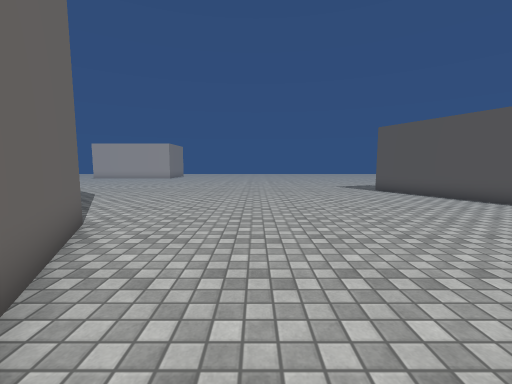
[1] (above)

16 first-person views from a walk through a Unity game level. The camera is 1.3 m above the floor, tilts 6° down and sees 90° across. The floor is counted in squares, 1 m on a side. Each view is taken from the middle of a square. On the plan, view 1 faces up. The plan holds only what a view shows up to about 13 squares ahead; the rest is blank. The place goes on beyond the plan. The player is left out. Door leaves are left out, so doorways stand open. Some surface patterns are stand-ins.

[2]
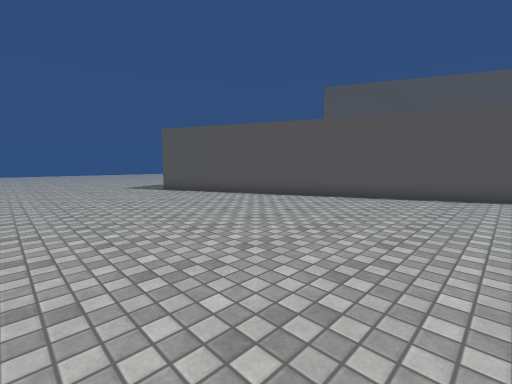

[3]
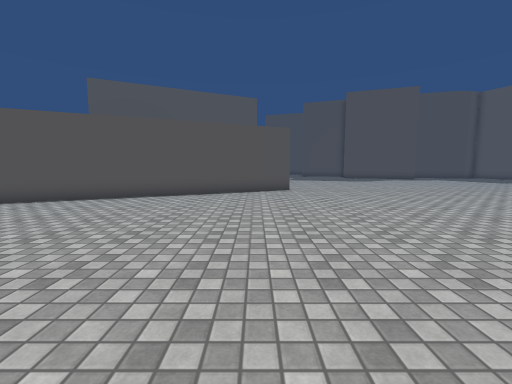

[4]
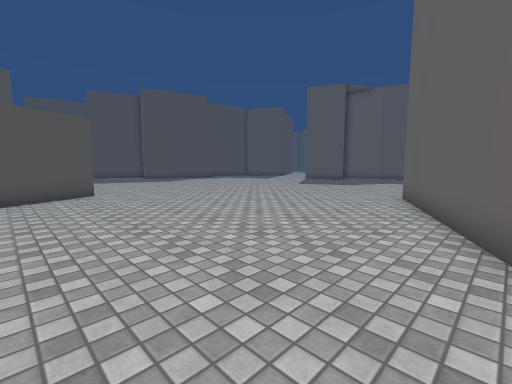

[5]
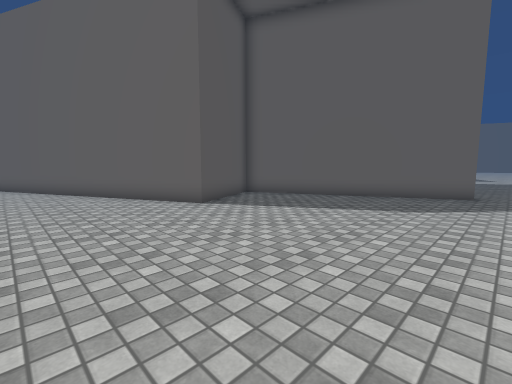

[6]
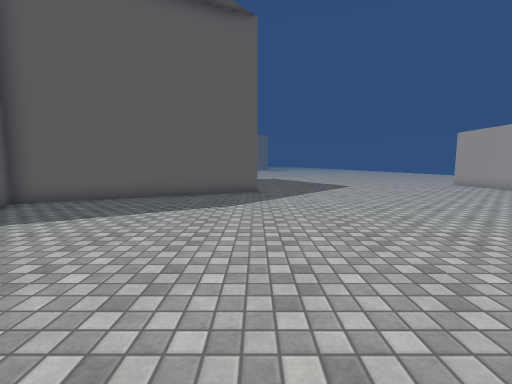

[7]
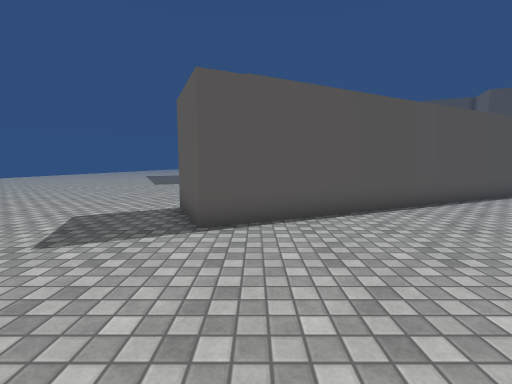

[8]
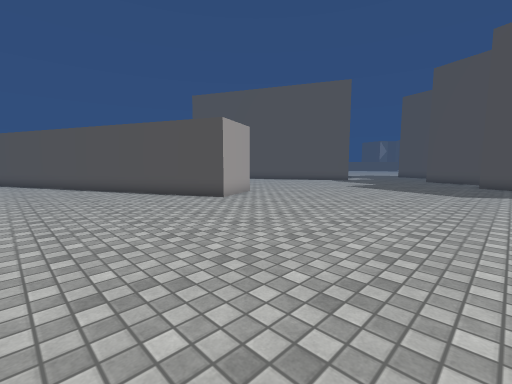

[9]
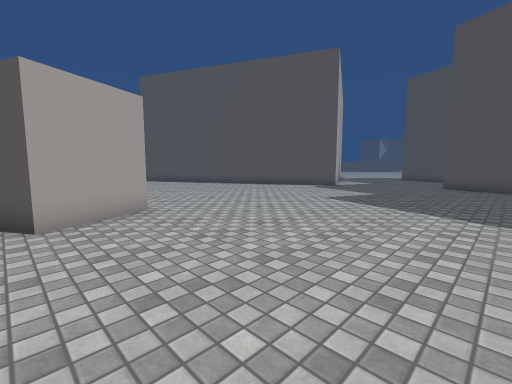

[10]
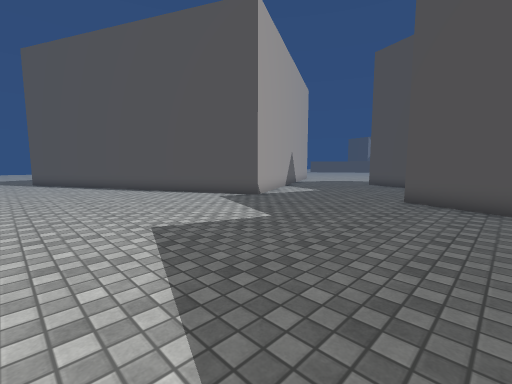

[11]
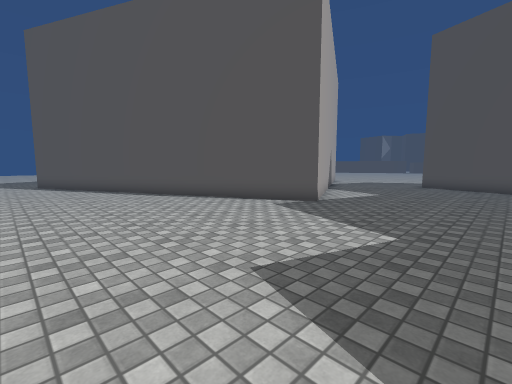

[12]
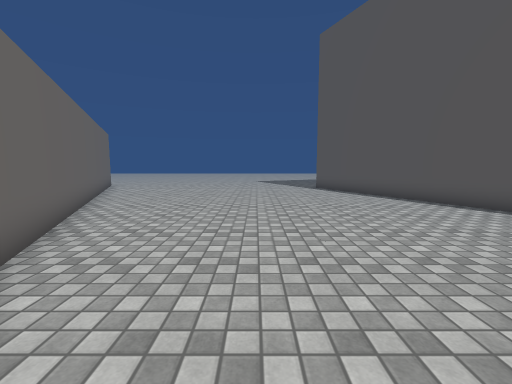

[13]
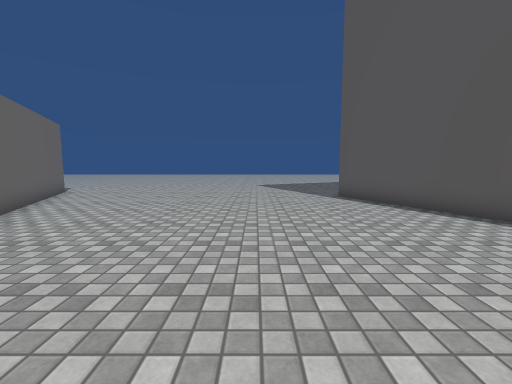

[14]
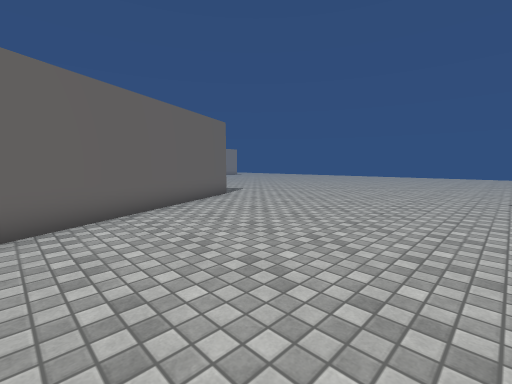

[15]
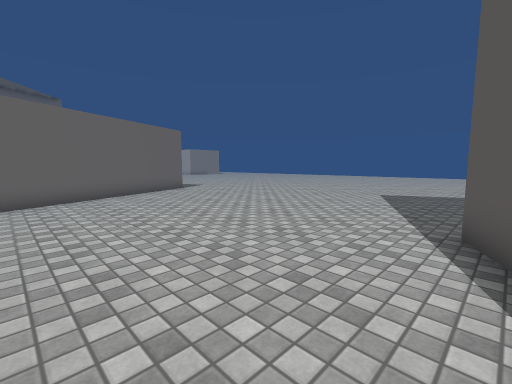

[16]
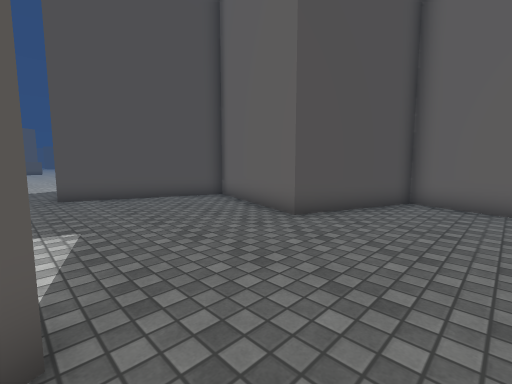

### Floor plan
Points are (right, up) in squares from view 1. A wall is a line through its corners. A room is listed if a view was taken in it or the views show most of it. See-through windows are left out.
Room 1 (views 1, 2, 3, 4, 5, 6, 7, 8, 9, 10, 11, 12, 13, 14, 15, 16)
walls: (16, -1.6) (13.4, -2.8) (6.2, 13.2) (8.8, 14.3) (14.8, 1.1); (26, -9.9) (28.4, -10.7) (30, -6.4) (35.2, -8.1) (36.5, -4.2); (31.7, 0.6) (28, -1.1) (21.4, 12.7); (-10.5, 10.3) (-7.5, 3.8) (-3.8, 5.6) (4, -11.1)

Positions as (right, up) in squares from view 1, and headings:
1: (0, 0), facing up
2: (0, 0), facing up-right
3: (0, -1), facing right
4: (1, 0), facing down-right
5: (1, 13), facing down-left
6: (1, 12), facing left
7: (1, 12), facing right
8: (7, -11), facing up-right
9: (13, -9), facing up-right
10: (20, -9), facing up-right
11: (20, -6), facing up-right
12: (18, -2), facing up
13: (18, 2), facing up
14: (18, 7), facing up-left
15: (22, 7), facing up-left
16: (26, -1), facing down-right
